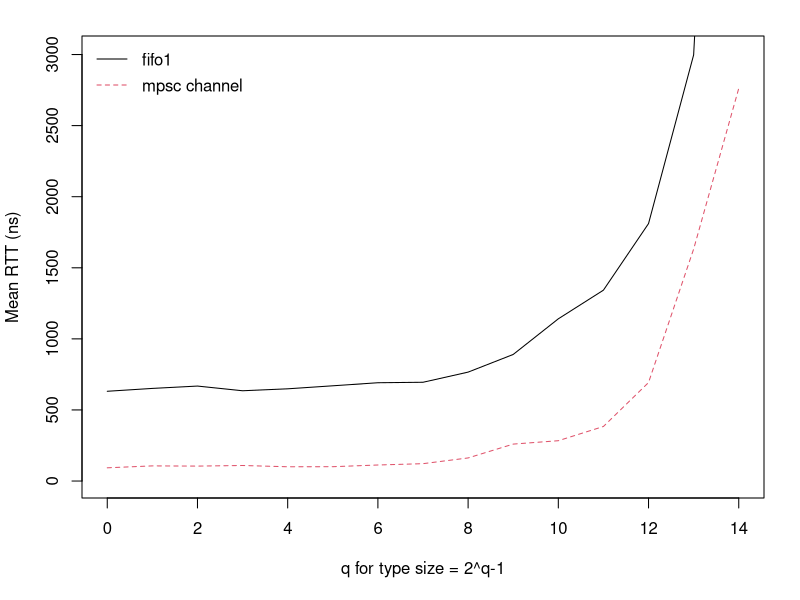
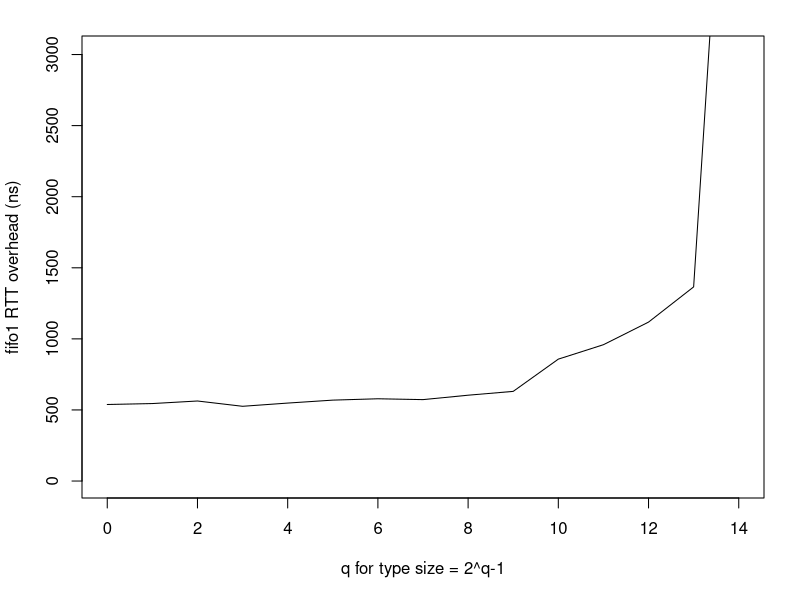
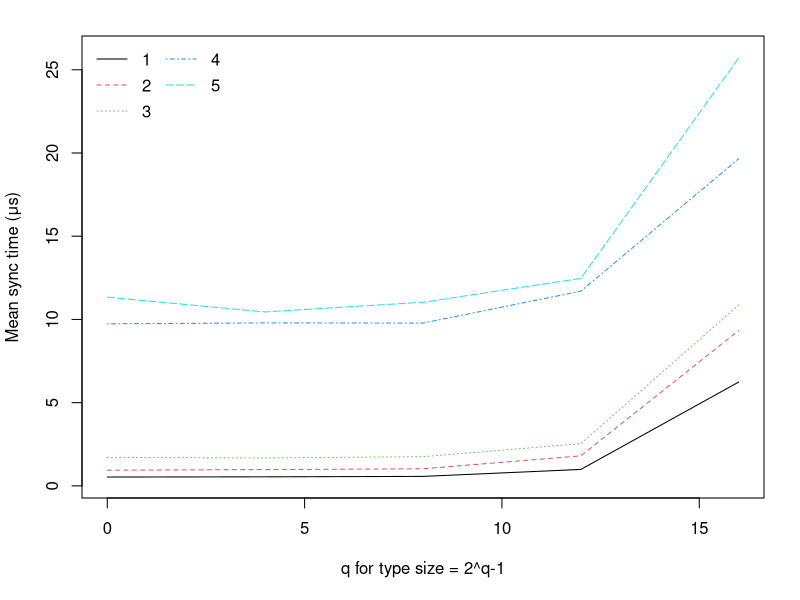
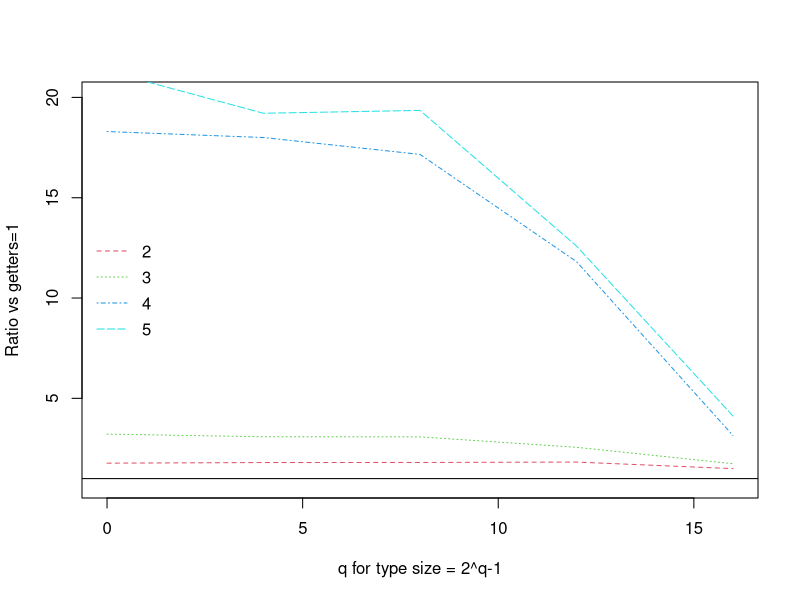
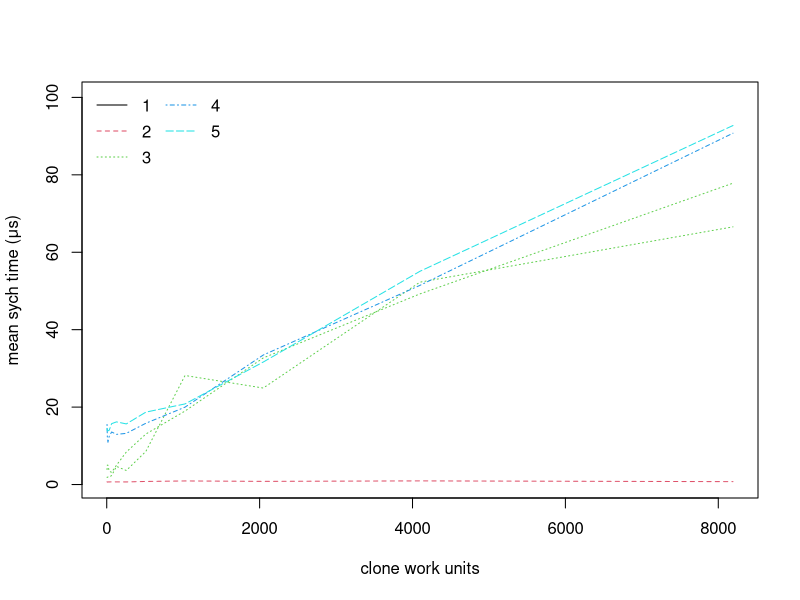
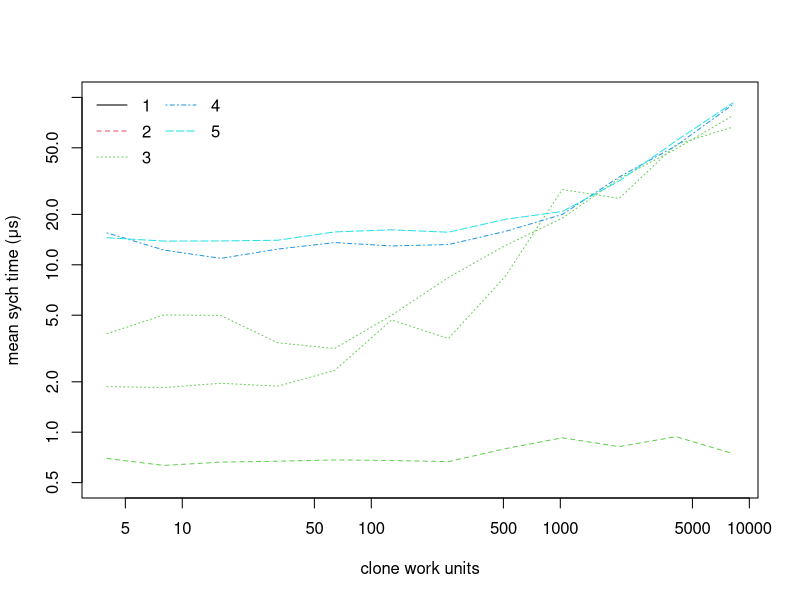

R code for these plots, in order:
setwd("C:/Users/chris/OneDrive/Documents/LaTeX/Msc2/experiments")

mypng <- function(filename) {
  png(
    filename,
    width     = 3.3,
    height    = 3.3,
    units     = "in",
    res       = 1000,
    pointsize = 9
  )
}
milis = 1000
thou = 1000
bil = 1000000000
#####################################################################
### RTT. measuring Reo's fifo1 on a single thread vs mpsc
### x represents changing data size in bytes (0,1,2,4,8,16)  x gives q where bytes=q&2-1
### 100_000 data movements
### 10 reps with fresh proto objects

x = 0:14
reps = 100000
reo = c(63.13461, 65.14954, 66.80122, 63.49879, 64.86871, 66.98967, 69.14193,
      69.47564, 76.61765, 89.04745, 114.10968, 134.26562,
      181.08886, 299.73297, 903.00934);
mpsc = c(9.29991, 10.65254, 10.5035, 10.92912, 10.03323, 10.07968, 11.2787,
         12.20944, 16.24493, 25.9815, 28.36046, 38.37119,
         69.29128, 163.17103, 276.16403);

mypng("rtt_0.png")
op <- par(mar = c(5.1, 4.1, 1.8, 1.8))
plot(x, reo/reps/milis*bil, log='', type='l', xlab="q for type size = 2^q-1",
     ylim=c(1, 3010), ylab = "Mean RTT (ns)")
lines(x, mpsc/reps/milis*bil, type='l', col=2, lty=2)
legend("topleft", legend=c("fifo1", "mpsc channel") , col=1:2,  ncol=1,
       y.intersp=1.3, cex=1, xjust=0, bty = "n", lty=1:2
)
dev.off()

mypng("rtt_1.png")
op <-par(mar = c(5.1, 4.1, 1.8, 1.8))
plot(x, reo/reps/milis*bil - mpsc/reps/milis*bil, log='', type='l',
     xlab="q for type size = 2^q-1", ylim=c(1, 3010), ylab = "fifo1 RTT overhead (ns)")
dev.off()


#########################################################
### "SIMO" group getting. N-way replicator with COPY type data
### x represents changing data size in bytes (0,1,2,4,8,16)  x gives q where bytes=q&2-1
### 25_000 data movements
### 100 reps with fresh proto objects

x = c(0,4,8,12,16);


getters1 = c(532, 544, 570, 990, 6241);
getters2 = c(941, 979, 1028, 1805, 9336);
getters3 = c(1712, 1678, 1755, 2534, 10868);
getters4 = c(9735, 9792, 9781, 11697, 19656);
getters5 = c(11339, 10450, 11031, 12465, 25713)


mypng("simo_copy_0.png")
op <- par(mar = c(5.1, 4.1, 1.8, 1.8))
plot(x, getters1/thou, log='', type='l', xlab="q for type size = 2^q-1",
     ylim=c(0.3, 26), ylab = "Mean sync time (μs)")


lines(x, getters2/thou, type='l', col=2, lty=2)
lines(x, getters3/thou, type='l', col=3, lty=3)
lines(x, getters4/thou, type='l', col=4, lty=4)
lines(x, getters5/thou, type='l', col=5, lty=5)
legend("topleft", legend=1:5 , col=1:5,  ncol=2,
       y.intersp=1.3, cex=1, xjust=0, bty = "n", lty=1:5
)
dev.off()


### now plotted relative to getters=1
mypng("simo_copy_1.png")
plot(x, getters2/getters1, log='', type='l', xlab="q for type size = 2^q-1",
     ylim=c(0.8, 20), ylab = "Ratio vs getters=1", col=2, lty=2)

abline(h=1)
lines(x, getters3/getters1, type='l', col=3, lty=3)
lines(x, getters4/getters1, type='l', col=4, lty=4)
lines(x, getters5/getters1, type='l', col=5, lty=5)
legend("left", legend=2:5 , col=2:5,  ncol=1,
       y.intersp=1.3, cex=1, xjust=0, bty = "n", lty=2:5
)
dev.off()


#########################################################
### "SIMO cloning" group getting. N-way replicator with CLONE type data
### x is the time in WORK UNITS for some arbitrary clone operation.

x =        c(4,     8,     16,    32,    64,    128,   256,   512,   1024,  2048,  4096,  8192);
getters1 = c(697,   633,   663,   671,   683,   678,   667,   797,   926,   820,   940,   745);
getters2 = c(1872,  1849,  1960,  1883,  2336,  4682,  3626,  8554,  28168, 24925, 52270, 66560);
getters3 = c(3878,  5019,  4979,  3421,  3161,  4996,  8398,  13045, 18986, 32706, 49233, 77842);
getters4 = c(15510, 12252, 10923, 12419, 13574, 12961, 13218, 15832, 19988, 33457, 51436, 90750);
getters5 = c(14513, 13862, 13880, 14020, 15721, 16185, 15658, 18702, 20822, 31647, 55072, 92740);

mypng("clone_compete_0.png")
plot(x, getters1/thou, log='', type='l', xlab="clone work units",
     ylim=c(0.5, 100), ylab = "mean sych time (μs)", col=2, lty=2)
lines(x, getters2/thou, type='l', col=3, lty=3)
lines(x, getters3/thou, type='l', col=3, lty=3)
lines(x, getters4/thou, type='l', col=4, lty=4)
lines(x, getters5/thou, type='l', col=5, lty=5)
legend("topleft", legend=1:5 , col=1:5,  ncol=2,
       y.intersp=1.3, cex=1, xjust=0, bty = "n", lty=1:5)
dev.off()

mypng("clone_compete_1.png")
plot(x, getters1/thou, log='xy', type='l', xlab="clone work units",
     ylim=c(0.5, 100), ylab = "mean sych time (μs)", col=3, lty=2)
lines(x, getters2/thou, type='l', col=3, lty=3)
lines(x, getters3/thou, type='l', col=3, lty=3)
lines(x, getters4/thou, type='l', col=4, lty=4)
lines(x, getters5/thou, type='l', col=5, lty=5)
legend("topleft", legend=1:5 , col=1:5,  ncol=2,
       y.intersp=1.3, cex=1, xjust=0, bty = "n", lty=1:5)
dev.off()
